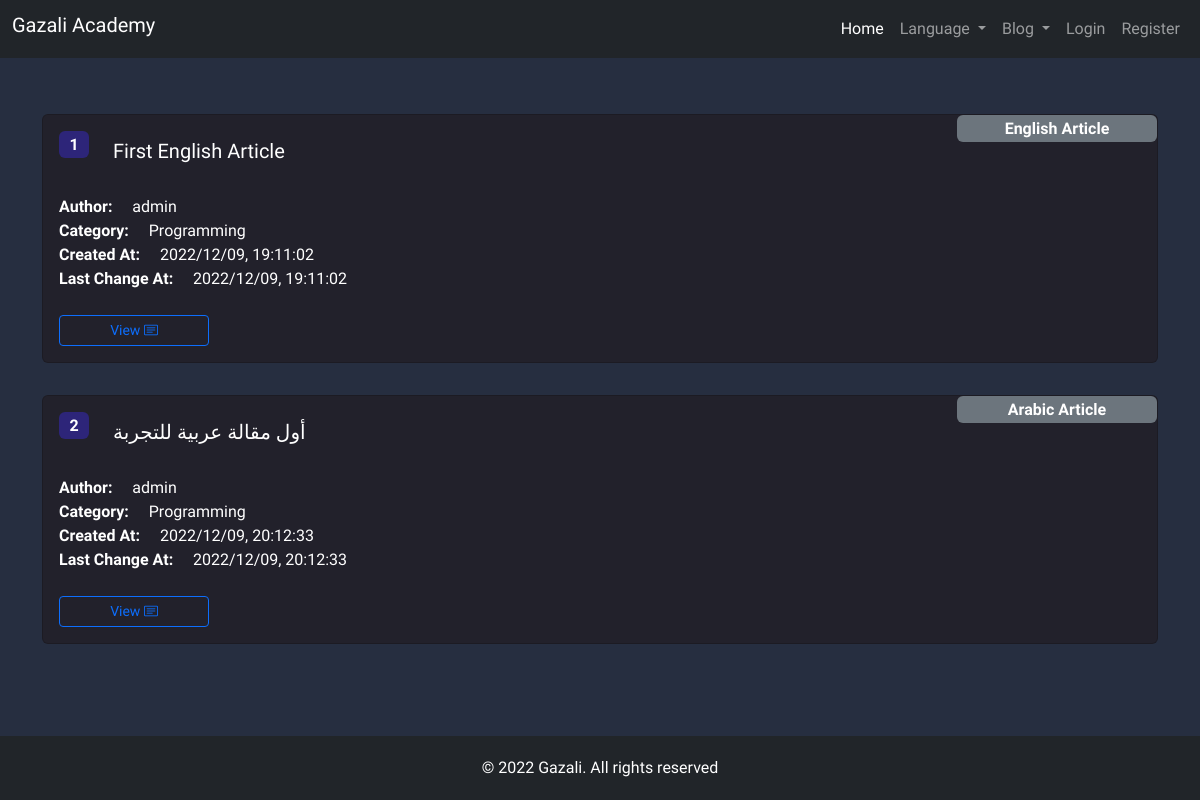
/blog/, run on an earlier commit of the app's database.
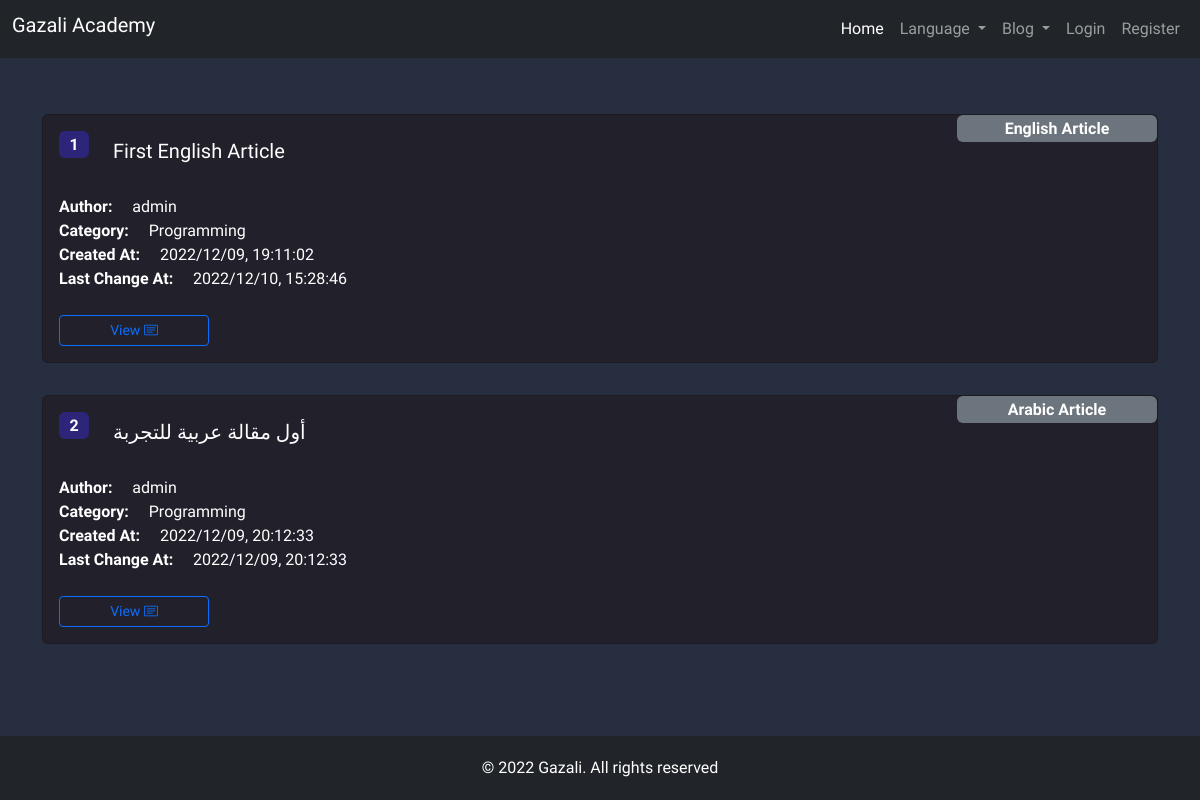
And on a later commit of the database.
### blog/models.py (models this page shows, shortened)
class Article(models.Model):
    title = models.CharField(verbose_name=_('title'), max_length=255, unique=True)
    body = RichTextField()
    is_arabic = models.BooleanField(default=True, verbose_name=_('is arabic'))
    created_at = models.DateTimeField(auto_now_add=True, verbose_name=_('created at'))
    updated_at = models.DateTimeField(auto_now=True, verbose_name=_('updated at'))
    author = models.ForeignKey(AUTH_USER_MODEL, null=True, on_delete=models.SET_NULL, verbose_name=_('author'))
    category = models.ForeignKey(Category, on_delete=models.PROTECT, verbose_name=_('category'))
    class META:
        verbose_name = _('article')
        verbose_name_plural = _('articles')

class Category(models.Model):
    name = models.CharField(max_length=255, verbose_name=_('name'))
    def __str__(self):
        return self.name
    class META:
        verbose_name = _('category')
        verbose_name_plural = _('categories')

### blog/views.py (the view)
def list_blog(request: HttpRequest):
    articles = Article.objects.all()
    return render(request, 'main_blog.html', {"articles": articles})

### blog/templates/main_blog.html (shortened to what this page needs)
{% extends 'base.html' %}
{% load i18n %}
{% block content %}
    <div class="container my-5 d-flex flex-column gap-3">
        {% for article in articles %}
            <div class="position-relative card text-white my-2" style="background-color: var(--cards-color)">
                <div class="card-body">
                    <div class="card-title mb-3 d-flex gap-3 align-items-start">
                        <div class="badge fs-6 fc" style="background-color: var(--cards-color-2);">
                            {{ forloop.counter }}
                        </div>
                        <h5 class="rounded p-2">
                            {{ article.title }}
                        </h5>
                    </div>
                    <div>
                        <span class="fw-bold">{% trans "Author" %}: &nbsp;&nbsp;&nbsp; </span> {{ article.author }}
                    </div>
                    <div>
                        <span class="fw-bold">{% trans "Category" %}: &nbsp;&nbsp;&nbsp; </span> {{ article.category }}
                    </div>
                    <div>
                        <span class="fw-bold">{% trans "Created At" %}: &nbsp;&nbsp;&nbsp; </span> {{ article.created_at|date:"Y/m/d, H:i:s" }}
                    </div>
                    <div class="mb-4">
                        <span class="fw-bold">{% trans "Last Change At" %}: &nbsp;&nbsp;&nbsp; </span> {{ article.updated_at|date:"Y/m/d, H:i:s" }}
                    </div>
                    <div class="row container gap-2">
                        <a href={% url 'blog_detail' article.id %} class="btn btn-outline-primary btn-sm" style="width: 150px">{% trans "View" %} <i class="bi bi-card-text"></i></a>
                    </div>
                </div>
                <div class="badge fs-6 bg-secondary position-absolute top-0 end-0" style="width: 200px">
                    {% if article.is_arabic %}
                        {% trans "Arabic Article" %}
                    {% else %}
                        {% trans "English Article" %}
                    {% endif %}
                </div>
            </div>
        {% empty %}
            <div class="fc fs-1 gap-3 mt-4 p-4 flex-wrap text-center text-white rounded" style="border: 2px solid white">
                {% trans "There is no articles for display" %} <i class="bi bi-emoji-frown"></i>
            </div>
        {% endfor %}
    </div>
{% endblock content %}

What changed in the data, as far as the page shows it:
changed Article "First English Article": updated_at "2022/12/09, 19:11:02" → "2022/12/10, 15:28:46"
